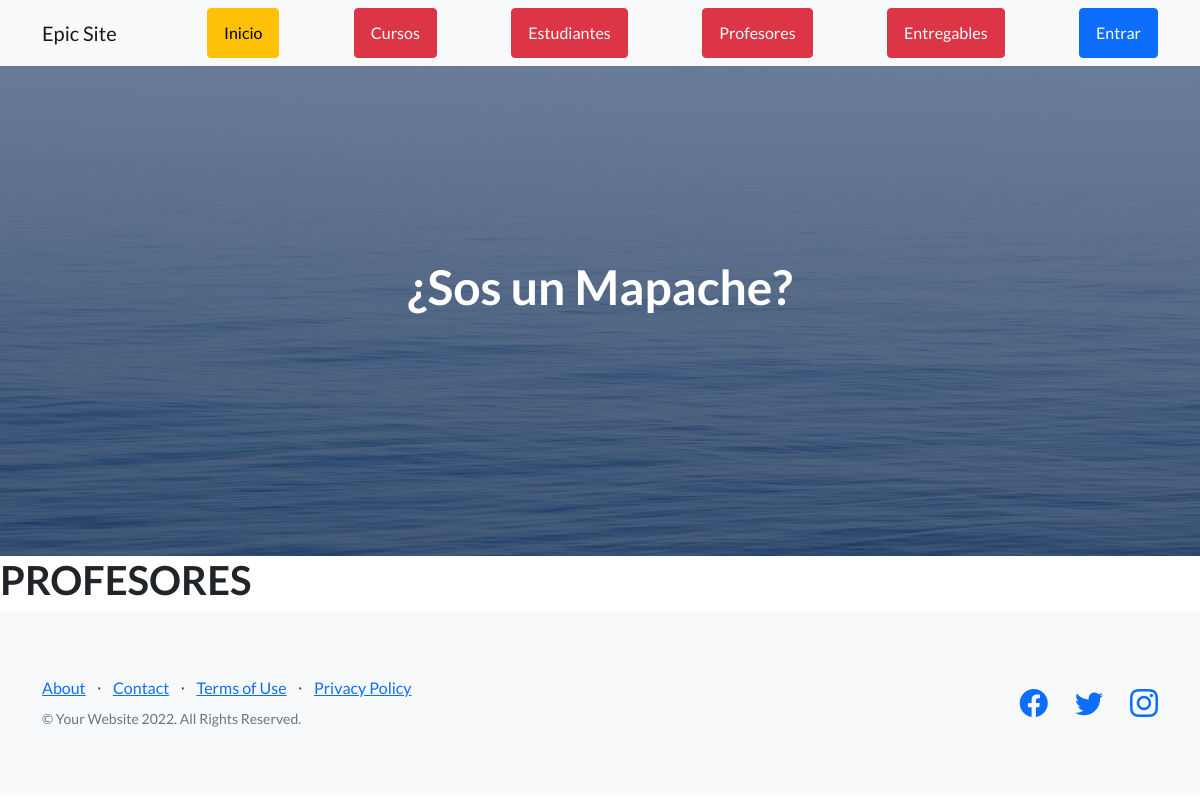
The page /AppCoder/profesores/ on the database as committed earlier.
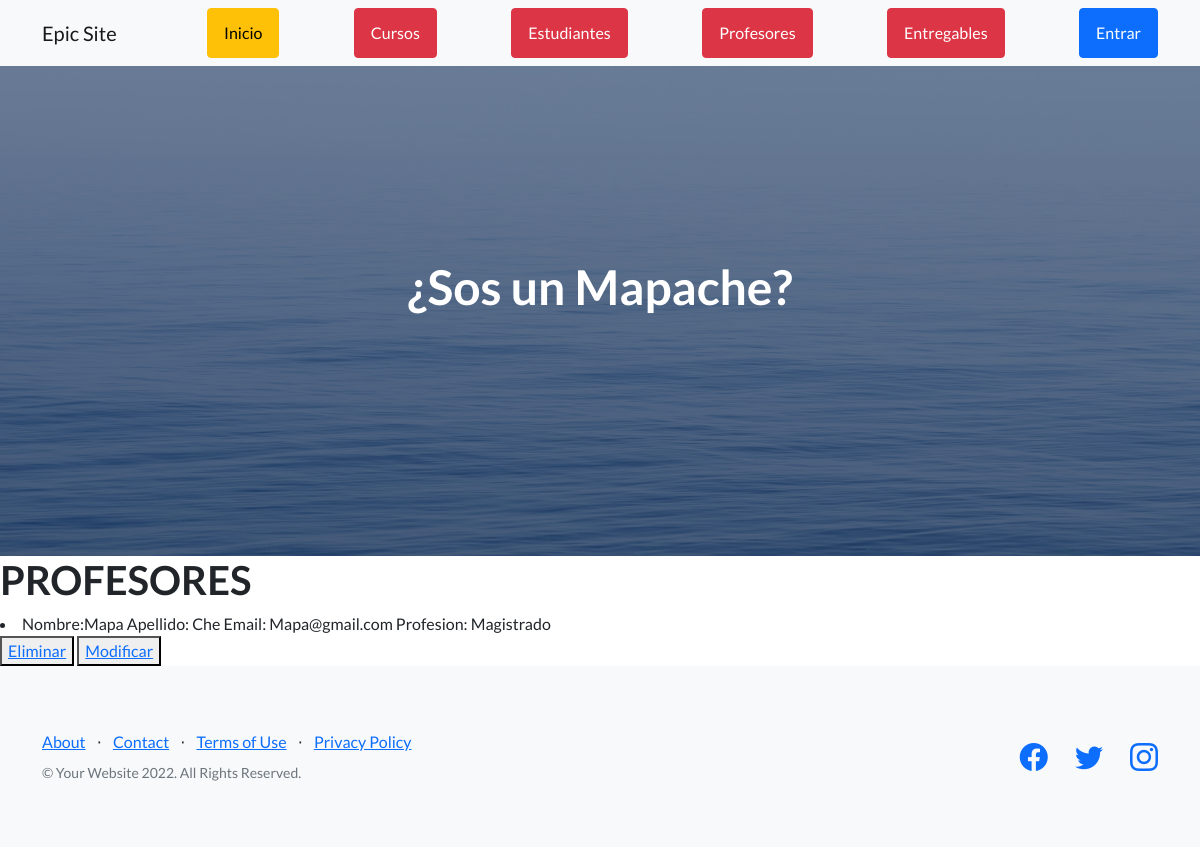
The same page on the database as committed later.
### AppCoder/models.py (models this page shows)
class Profesor(models.Model):
    nombre= models.CharField(max_length=50)
    apellido= models.CharField(max_length=50)
    email= models.EmailField()
    profesion= models.CharField(max_length=50)
    def __str__(self):
        return "Nombre:" +(self.nombre)+" Apellido: "+str(self.apellido)+" Email: "+(self.email)+" Profesion: "+(self.profesion)

### AppCoder/views.py (the view)
# urls.py: path('profesores/',profesores,name='profesores'),
def profesores(request):
    profesores=Profesor.objects.all()
    return render(request, 'AppCoder/profesores.html',{'profesores':profesores})

### AppCoder/templates/AppCoder/profesores.html
{% extends "AppCoder/padre.html" %}
{% load static %}
{% block contenidoQueCambia %}
<h1>PROFESORES</h1>
{% for profesor in profesores %}
<li>{{profesor}}</li>
<button>
    <a href="{% url 'eliminarProfesor' profesor.nombre %}">Eliminar</a>
</button>
<button>
    <a href="{% url 'editarProfesor' profesor.nombre %}">Modificar</a>
</button>
{% endfor %}
{% endblock %}

Rows that differ between the two databases and show on the page:
added Profesor: nombre+apellido+email "Nombre:Mapa Apellido: Che Email: Mapa@gmail.com Profesion: Magistrado"
